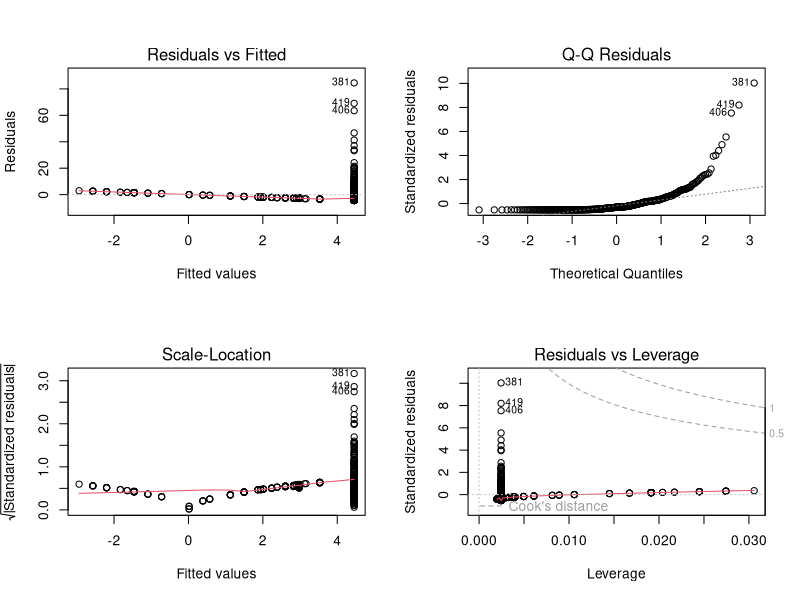

Write R code to recreate this figure. (Note: this script raises an error after producing the figure.)
#library(ISLR)
library(MASS)

attach(Boston)

lm.function = function(predictor) {
  
  fit1 <- lm(crim ~ predictor, data = Boston)
  #fit1$coefficients
  # names(fit1$coefficients) <- c('Intercept', predictor)
  return(summary(fit1))
}

# for (v in c(rm, age)) {
#   summary(lm(crim ~ v, data = Boston))
# }
lm.function(rm)
lm.zn = lm(crim ~ zn, data = Boston)
lm.indus = lm(crim ~ indus, data = Boston)
lm.chas = lm(crim ~ chas, data = Boston)
lm.nox = lm(crim ~ nox, data = Boston)
lm.rm = lm(crim ~ rm, data = Boston)
lm.age = lm(crim ~ age, data = Boston)
lm.dis = lm(crim ~ dis, data = Boston)
lm.rad = lm(crim ~ rad, data = Boston)
lm.tax = lm(crim ~ tax, data = Boston)
lm.ptratio = lm(crim ~ ptratio, data = Boston)
lm.lstat = lm(crim ~ lstat, data = Boston)
lm.medv = lm(crim ~ medv, data = Boston)

summary(lm.zn)
par(mfrow = c(2,2)) # 4 plots in same picture
plot(lm.zn)
plot(lm.zn, Boston$zn)
summary(lm.indus)
summary(lm.chas)
summary(lm.nox)
summary(lm.rm)
summary(lm.age)
summary(lm.dis)
summary(lm.rad)
summary(lm.tax)
summary(lm.ptratio)
summary(lm.lstat)
summary(lm.medv)

plot(lm.indus)
plot(lm.chas)
plot(lm.nox)
plot(lm.rm)
plot(lm.age)
plot(lm.dis)
plot(lm.rad)
plot(lm.tax)
plot(lm.ptratio)
plot(lm.lstat)
plot(lm.medv)

### FIXME: for loop melling
## FIXME: melling
### FIXME: 15d T

x = c(coefficients(lm.zn)[2],
      coefficients(lm.indus)[2],
      coefficients(lm.chas)[2],
      coefficients(lm.nox)[2],
      coefficients(lm.rm)[2],
      coefficients(lm.age)[2],
      coefficients(lm.dis)[2],
      coefficients(lm.rad)[2],
      coefficients(lm.tax)[2],
      coefficients(lm.ptratio)[2],
      coefficients(lm.black)[2],
      coefficients(lm.lstat)[2],
      coefficients(lm.medv)[2])
y = coefficients(lm.all)[2:14]
plot(x, y)

# x$coeffients <-  c('Intercept', "RME")
# b ####
# Fitting a multiple linear regression
mlr.fit = lm(crim ~ ., data=Boston)

# Viewing the statistics for the MLR model
summary(mlr.fit)

